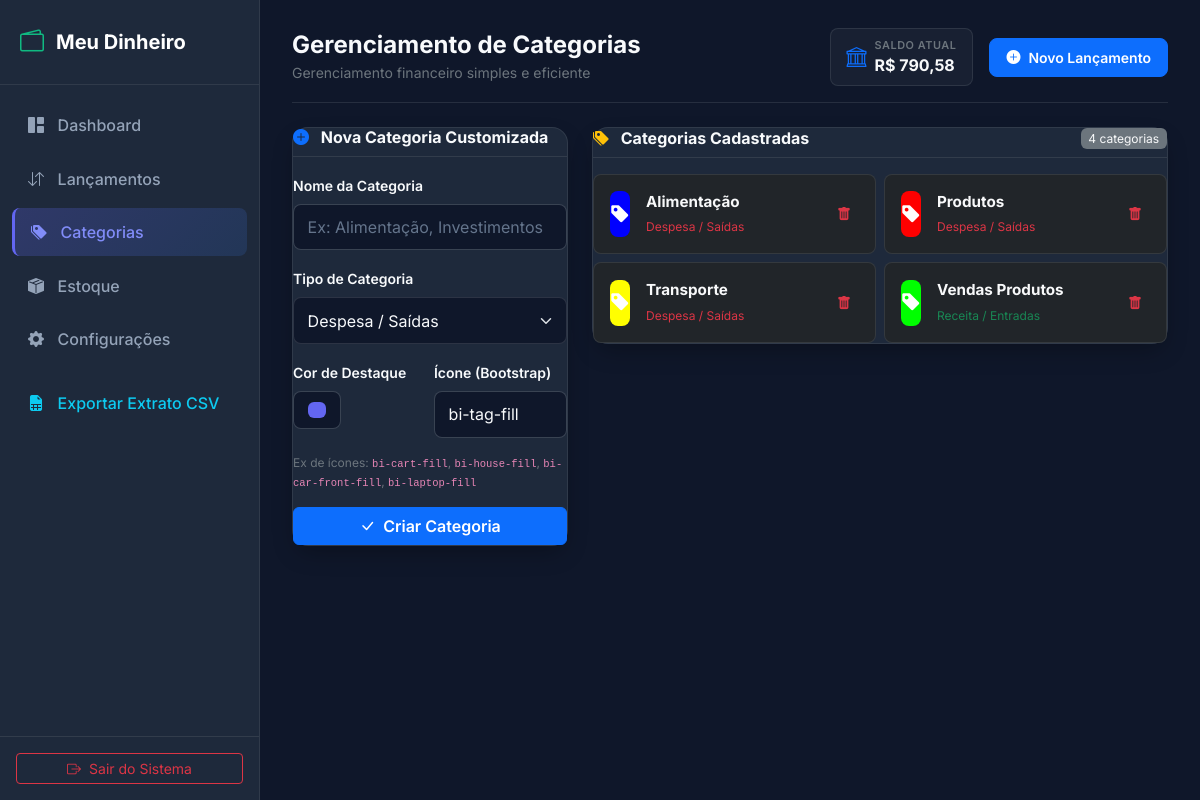
Page /categorias/ (signed in) on the earlier database version.
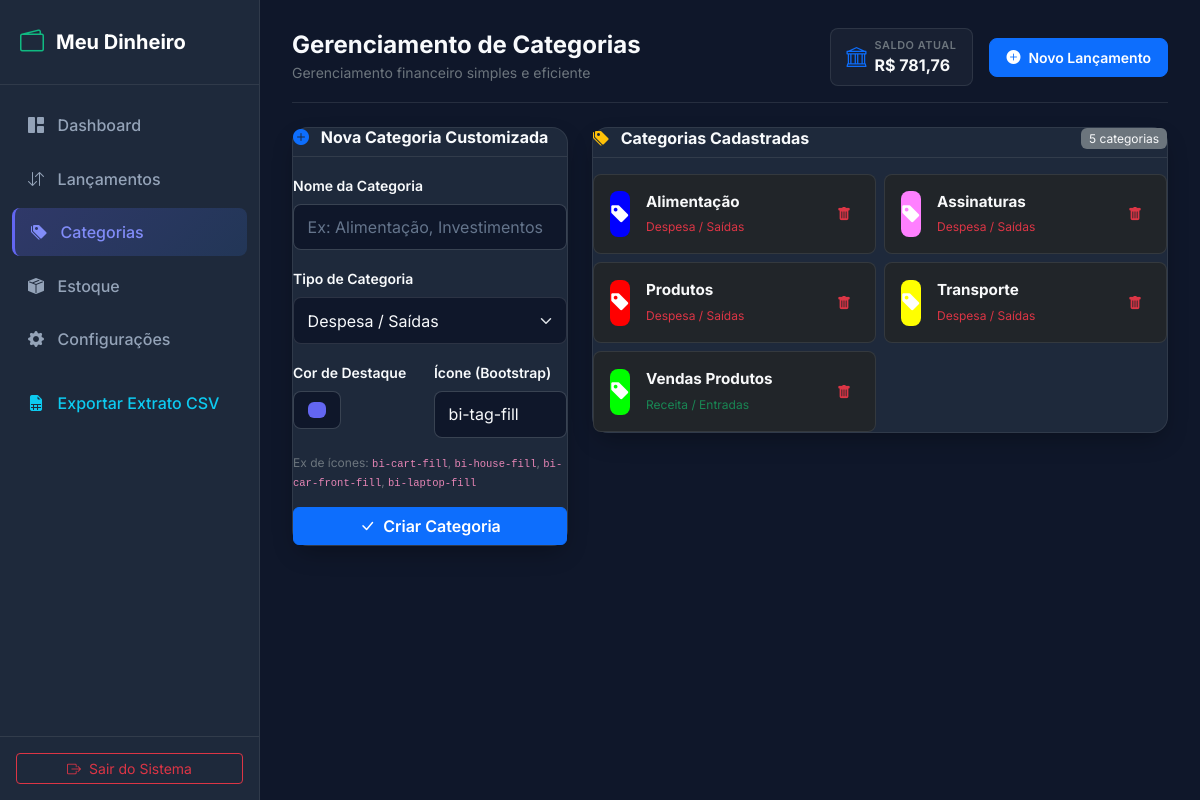
Same page on the later database version.
### financas/models.py (models this page shows, shortened)
class UserProfile(models.Model):
    user = models.OneToOneField(User, on_delete=models.CASCADE, related_name='profile')
    initial_balance = models.DecimalField(
        max_digits=12,
        decimal_places=2,
        default=Decimal('0.00'),
        verbose_name="Saldo Inicial / de Partida"
    )
    currency = models.CharField(max_length=5, default="R$", verbose_name="Moeda")
    def get_total_income_all_time(self):
        total = self.user.transactions.filter(type='INCOME').aggregate(Sum('amount'))['amount__sum']
        return total or Decimal('0.00')
    def get_total_expense_all_time(self):
        total = self.user.transactions.filter(type='EXPENSE').aggregate(Sum('amount'))['amount__sum']
        return total or Decimal('0.00')
    def get_current_balance(self):
        return self.initial_balance + self.get_total_income_all_time() - self.get_total_expense_all_time()

class Category(models.Model):
    TRANSACTION_TYPES = [
        ('INCOME', 'Receita / Entradas'),
        ('EXPENSE', 'Despesa / Saídas'),
    ]
    user = models.ForeignKey(User, on_delete=models.CASCADE, related_name='categories', null=True, blank=True)
    name = models.CharField(max_length=100, verbose_name="Nome da Categoria")
    type = models.CharField(max_length=10, choices=TRANSACTION_TYPES, default='EXPENSE', verbose_name="Tipo")
    color = models.CharField(max_length=20, default='#6366f1', verbose_name="Cor (HEX)")
    icon = models.CharField(max_length=50, default='bi-tag-fill', verbose_name="Ícone Bootstrap")
    is_default = models.BooleanField(default=False)
    created_at = models.DateTimeField(auto_now_add=True)
    class Meta:
        verbose_name = "Categoria"
        verbose_name_plural = "Categorias"
        ordering = ['type', 'name']

### financas/views.py (the view)
# urls.py: path('categorias/', views.category_list_view, name='categories'),
@login_required
def category_list_view(request):
    user = request.user
    user_categories = Category.objects.filter(Q(user=user) | Q(is_default=True)).order_by('type', 'name')
    form = CategoryForm()
    context = {
        'categories': user_categories,
        'form': form,
    }
    return render(request, 'financas/categories.html', context)

### financas/forms.py
class CategoryForm(forms.ModelForm):
    class Meta:
        model = Category
        fields = ['name', 'type', 'color', 'icon']
        widgets = {
            'name': forms.TextInput(attrs={'class': 'form-control', 'placeholder': 'Ex: Alimentação, Investimentos'}),
            'type': forms.Select(attrs={'class': 'form-select'}),
            'color': forms.TextInput(attrs={'class': 'form-control form-control-color', 'type': 'color'}),
            'icon': forms.TextInput(attrs={'class': 'form-control', 'placeholder': 'Ex: bi-cart-fill, bi-cash-stack'}),
        }

### financas/context_processors.py (called while the page is built)
def global_finance_context(request):
    if not request.user.is_authenticated:
        return {}
    profile, _ = UserProfile.objects.get_or_create(user=request.user)
    categories = Category.objects.filter(
        Q(user=request.user) | Q(is_default=True)
    ).order_by('type', 'name')
    products = Product.objects.filter(user=request.user).order_by('name')
    return {
        'global_categories': categories,
        'global_products': products,
        'current_balance': profile.get_current_balance(),
    }

### financas/models.py (called while the page is built)
    def get_current_stock(self):
        entries = self.transactions.filter(affects_stock=True, type='EXPENSE').aggregate(Sum('quantity'))['quantity__sum'] or Decimal('0.00')
        exits = self.transactions.filter(affects_stock=True, type='INCOME').aggregate(Sum('quantity'))['quantity__sum'] or Decimal('0.00')
        return entries - exits

### templates/financas/categories.html (shortened to what this page needs)
{% extends 'base.html' %}
{% load static %}
{% block page_title %}Gerenciamento de Categorias{% endblock %}
{% block content %}
<div class="row g-4">
  <div class="col-12 col-md-4">
    <div class="card-custom p-3.5">
      <h5 class="h6 mb-3 fw-bold border-bottom border-secondary border-opacity-25 pb-2">
        <i class="bi bi-plus-circle-fill text-primary me-2"></i> Nova Categoria Customizada
      </h5>
      <form method="post" action="{% url 'category_create' %}">
        <div class="mb-3">
          <label class="form-label fw-semibold small">Nome da Categoria</label>
          {{ form.name }}
        </div>
        <div class="mb-3">
          <label class="form-label fw-semibold small">Tipo de Categoria</label>
          {{ form.type }}
        </div>
        <div class="row g-2 mb-3">
          <div class="col-6">
            <label class="form-label fw-semibold small">Cor de Destaque</label>
            {{ form.color }}
          </div>
          <div class="col-6">
            <label class="form-label fw-semibold small">Ícone (Bootstrap)</label>
            {{ form.icon }}
          </div>
        </div>
        <small class="text-secondary d-block mb-3" style="font-size: 0.75rem;">
          Ex de ícones: <code>bi-cart-fill</code>, <code>bi-house-fill</code>, <code>bi-car-front-fill</code>, <code>bi-laptop-fill</code>
        </small>
        <button type="submit" class="btn btn-primary w-100 fw-semibold">
          <i class="bi bi-check-lg me-1"></i> Criar Categoria
        </button>
      </form>
    </div>
  </div>
  <div class="col-12 col-md-8">
    <div class="card-custom p-3.5">
      <h5 class="h6 mb-3 fw-bold border-bottom border-secondary border-opacity-25 pb-2 d-flex align-items-center justify-content-between">
        <span><i class="bi bi-tags-fill text-warning me-2"></i> Categorias Cadastradas</span>
        <span class="badge bg-secondary bg-opacity-20 text-light fw-normal">{{ categories.count }} categorias</span>
      </h5>
      <div class="row g-2">
        {% for cat in categories %}
          <div class="col-12 col-sm-6">
            <div class="p-3 rounded-3 bg-dark border border-secondary border-opacity-25 d-flex align-items-center justify-content-between">
              <div class="d-flex align-items-center gap-3">
                <div class="px-2.5 py-2 rounded-3 text-white fs-5" style="background-color: {{ cat.color }};">
                  <i class="bi {{ cat.icon }}"></i>
                </div>
                <div>
                  <div class="fw-bold text-light" style="font-size: 0.95rem;">{{ cat.name }}</div>
                  <small class="{% if cat.type == 'INCOME' %}text-success{% else %}text-danger{% endif %}" style="font-size: 0.75rem;">
                    {{ cat.get_type_display }}
                  </small>
                </div>
              </div>
              <div>
                {% if not cat.is_default %}
                  <form method="post" action="{% url 'category_delete' cat.id %}" onsubmit="return confirm('Deseja excluir a categoria {{ cat.name }}?');" class="d-inline">
                    <button type="submit" class="btn btn-outline-danger btn-sm border-0" title="Excluir Categoria">
                      <i class="bi bi-trash-fill"></i>
                    </button>
                  </form>
                {% else %}
                  <span class="badge bg-secondary bg-opacity-20 text-secondary" style="font-size: 0.7rem;">Padrão</span>
                {% endif %}
              </div>
            </div>
          </div>
        {% endfor %}
      </div>
    </div>
  </div>
</div>
{% endblock %}

### templates/base.html (shortened to what this page needs)
{% load static %}
<!DOCTYPE html>
<html lang="pt-br" data-bs-theme="dark">
<head>
  <link href="https://cdn.jsdelivr.net/npm/bootstrap@5.3.3/dist/css/bootstrap.min.css" rel="stylesheet">
  <link rel="stylesheet" href="https://cdn.jsdelivr.net/npm/bootstrap-icons@1.11.3/font/bootstrap-icons.min.css">
  <link rel="stylesheet" href="{% static 'css/custom.css' %}">
</head>
<body>
  <aside class="sidebar" id="sidebar">
    <div class="brand-logo">
      <i class="bi bi-wallet2"></i>
      <span>Meu Dinheiro</span>
    </div>
    <nav class="nav-menu">
      <a href="{% url 'dashboard' %}" class="nav-link-custom {% if request.resolver_match.url_name == 'dashboard' %}active{% endif %}">
        <i class="bi bi-grid-1x2-fill"></i>
        <span>Dashboard</span>
      </a>
      <a href="{% url 'transactions' %}" class="nav-link-custom {% if request.resolver_match.url_name == 'transactions' %}active{% endif %}">
        <i class="bi bi-arrow-down-up"></i>
        <span>Lançamentos</span>
      </a>
      <a href="{% url 'categories' %}" class="nav-link-custom {% if request.resolver_match.url_name == 'categories' %}active{% endif %}">
        <i class="bi bi-tags-fill"></i>
        <span>Categorias</span>
      </a>
      <a href="{% url 'stock' %}" class="nav-link-custom {% if request.resolver_match.url_name == 'stock' %}active{% endif %}">
        <i class="bi bi-box-seam-fill"></i>
        <span>Estoque</span>
      </a>
      <a href="{% url 'settings' %}" class="nav-link-custom {% if request.resolver_match.url_name == 'settings' %}active{% endif %}">
        <i class="bi bi-gear-fill"></i>
        <span>Configurações</span>
      </a>
      <a href="{% url 'export_csv' %}" class="nav-link-custom text-info mt-3">
        <i class="bi bi-file-earmark-spreadsheet-fill"></i>
        <span>Exportar Extrato CSV</span>
      </a>
    </nav>
    <div class="p-3 border-top border-secondary border-opacity-25">
      <form method="post" action="{% url 'logout' %}">
        <button type="submit" class="btn btn-outline-danger w-100 btn-sm d-flex align-items-center justify-content-center gap-2">
          <i class="bi bi-box-arrow-right"></i> Sair do Sistema
        </button>
      </form>
    </div>
  </aside>
  <main class="main-content">
    <header class="d-flex align-items-center justify-content-between mb-4 pb-3 border-bottom border-secondary border-opacity-25">
      <div class="d-flex align-items-center gap-3">
        <div>
          <h1 class="h4 mb-0 fw-bold">{% block page_title %}Dashboard{% endblock %}</h1>
          <small class="text-secondary d-none d-sm-inline">Gerenciamento financeiro simples e eficiente</small>
        </div>
      </div>
      <div class="d-flex align-items-center gap-3">
        <div class="px-3 py-2 rounded-3 bg-secondary bg-opacity-10 border border-secondary border-opacity-25 d-flex align-items-center gap-2">
          <i class="bi bi-bank text-primary fs-5"></i>
          <div>
            <div class="text-uppercase text-secondary fw-semibold" style="font-size: 0.68rem; letter-spacing: 0.05em;">Saldo Atual</div>
            <div class="fw-bold fs-6 text-light">R$ {{ current_balance|default:user.profile.get_current_balance|floatformat:2 }}</div>
          </div>
        </div>
        <button type="button" class="btn btn-primary btn-sm px-3 py-2 rounded-3 d-flex align-items-center gap-2 fw-semibold" data-bs-toggle="modal" data-bs-target="#quickAddModal">
          <i class="bi bi-plus-circle-fill"></i>
          <span class="d-none d-md-inline">Novo Lançamento</span>
        </button>
      </div>
    </header>
    {% block content %}{% endblock %}
  </main>
</body>
</html>

### static/css/custom.css (style rules this page uses)
:root { --bg-primary: #0f172a; --bg-card: #1e293b; --bg-card-hover: #334155; --text-main: #f8fafc; --text-muted: #94a3b8; --border-color: rgba(255, 255, 255, 0.08); --accent-income: #10b981; --accent-income-soft: rgba(16, 185, 129, 0.15); --accent-expense: #f43f5e; --accent-expense-soft: rgba(244, 63, 94, 0.15); --accent-net: #6366f1; --accent-net-soft: rgba(99, 102, 241, 0.15); --accent-balance: #3b82f6; --accent-balance-soft: rgba(59, 130, 246, 0.15); --font-family: 'Inter', -apple-system, BlinkMacSystemFont, 'Segoe UI', Roboto, sans-serif; }
body { background-color: var(--bg-primary); color: var(--text-main); font-family: var(--font-family); min-height: 100vh; margin: 0; display: flex; flex-direction: column; }
.sidebar { width: 260px; background: #1e293b; border-right: 1px solid var(--border-color); min-height: 100vh; position: fixed; top: 0; left: 0; z-index: 1000; display: flex; flex-direction: column; transition: all 0.3s ease; }
.main-content { margin-left: 260px; flex: 1; padding: 1.75rem 2rem; }
.brand-logo { padding: 1.5rem 1.25rem; font-size: 1.25rem; font-weight: 700; color: #fff; display: flex; align-items: center; gap: 0.75rem; border-bottom: 1px solid var(--border-color); }
.brand-logo i { font-size: 1.5rem; color: var(--accent-income); }
.nav-menu { padding: 1rem 0.75rem; flex: 1; }
.nav-link-custom { display: flex; align-items: center; gap: 0.85rem; padding: 0.75rem 1rem; color: var(--text-muted); font-weight: 500; border-radius: 0.5rem; text-decoration: none; transition: all 0.2s ease; margin-bottom: 0.35rem; }
.nav-link-custom:hover, .nav-link-custom.active { color: #ffffff; background-color: rgba(255, 255, 255, 0.08); }
.nav-link-custom.active { background: linear-gradient(135deg, rgba(99, 102, 241, 0.25) 0%, rgba(59, 130, 246, 0.15) 100%); color: #818cf8; border-left: 3px solid #6366f1; }
.card-custom { background: var(--bg-card); border: 1px solid var(--border-color); border-radius: 1rem; box-shadow: 0 10px 25px -5px rgba(0, 0, 0, 0.3); transition: transform 0.2s ease, box-shadow 0.2s ease; }
.form-control, .form-select { background-color: #0f172a !important; border: 1px solid rgba(255, 255, 255, 0.12) !important; color: #f8fafc !important; border-radius: 0.5rem; padding: 0.65rem 0.85rem; }
.form-control::placeholder { color: #64748b !important; }

Differences in the rows shown:
added Category: name "Assinaturas", type "Despesa / Saídas"
Other differences:
{{ current_balance|default:user.profile.get_current_balance|floatformat:2 }}: "790,58" → "781,76"
{{ categories.count }}: "4" → "5"
